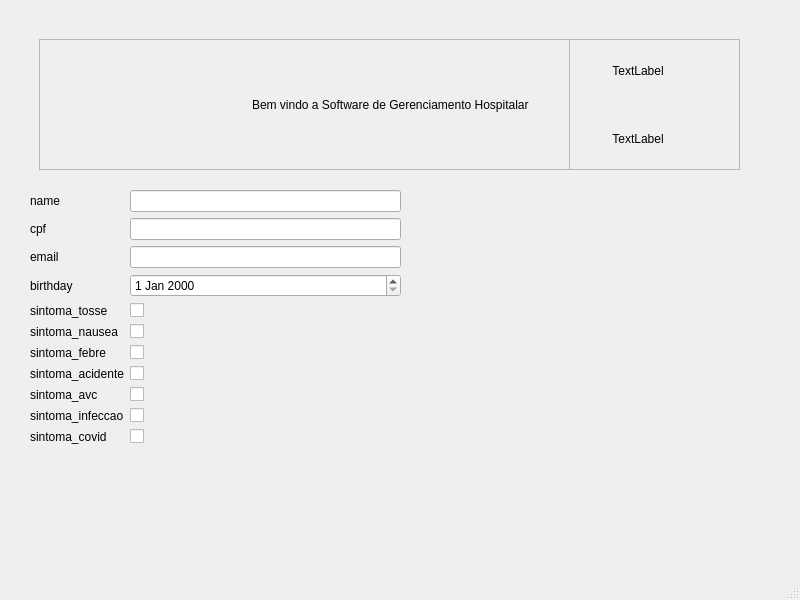
<?xml version="1.0" encoding="UTF-8"?>
<ui version="4.0">
 <class>MainWindow</class>
 <widget class="QMainWindow" name="MainWindow">
  <property name="geometry">
   <rect>
    <x>0</x>
    <y>0</y>
    <width>800</width>
    <height>600</height>
   </rect>
  </property>
  <property name="windowTitle">
   <string>MainWindow</string>
  </property>
  <widget class="QWidget" name="centralwidget">
   <widget class="QWidget" name="horizontalLayoutWidget">
    <property name="geometry">
     <rect>
      <x>40</x>
      <y>40</y>
      <width>701</width>
      <height>130</height>
     </rect>
    </property>
    <layout class="QHBoxLayout" name="greetLayout">
     <item>
      <widget class="QLabel" name="imglabel">
       <property name="text">
        <string/>
       </property>
       <property name="pixmap">
        <pixmap resource="resource.qrc">:/images/logo.png</pixmap>
       </property>
      </widget>
     </item>
     <item>
      <widget class="QLabel" name="greetlabel">
       <property name="text">
        <string>Bem vindo a Software de Gerenciamento Hospitalar</string>
       </property>
      </widget>
     </item>
     <item>
      <layout class="QVBoxLayout" name="verticalLayout">
       <item>
        <widget class="QLabel" name="date">
         <property name="text">
          <string>TextLabel</string>
         </property>
         <property name="alignment">
          <set>Qt::AlignmentFlag::AlignCenter</set>
         </property>
        </widget>
       </item>
       <item>
        <widget class="QLabel" name="clock">
         <property name="text">
          <string>TextLabel</string>
         </property>
         <property name="alignment">
          <set>Qt::AlignmentFlag::AlignCenter</set>
         </property>
        </widget>
       </item>
      </layout>
     </item>
    </layout>
   </widget>
   <widget class="QFrame" name="frame">
    <property name="geometry">
     <rect>
      <x>39</x>
      <y>39</y>
      <width>701</width>
      <height>131</height>
     </rect>
    </property>
    <property name="frameShape">
     <enum>QFrame::Shape::StyledPanel</enum>
    </property>
    <property name="frameShadow">
     <enum>QFrame::Shadow::Raised</enum>
    </property>
    <widget class="QFrame" name="frame_2">
     <property name="geometry">
      <rect>
       <x>530</x>
       <y>-1</y>
       <width>241</width>
       <height>141</height>
      </rect>
     </property>
     <property name="frameShape">
      <enum>QFrame::Shape::StyledPanel</enum>
     </property>
     <property name="frameShadow">
      <enum>QFrame::Shadow::Raised</enum>
     </property>
    </widget>
   </widget>
   <widget class="QWidget" name="formLayoutWidget">
    <property name="geometry">
     <rect>
      <x>30</x>
      <y>190</y>
      <width>371</width>
      <height>321</height>
     </rect>
    </property>
    <layout class="QFormLayout" name="formLayout">
     <item row="0" column="0">
      <widget class="QLabel" name="nameLabel">
       <property name="text">
        <string>name</string>
       </property>
      </widget>
     </item>
     <item row="0" column="1">
      <widget class="QLineEdit" name="nameLineEdit"/>
     </item>
     <item row="1" column="0">
      <widget class="QLabel" name="cpfLabel">
       <property name="text">
        <string>cpf</string>
       </property>
      </widget>
     </item>
     <item row="1" column="1">
      <widget class="QLineEdit" name="cpfLineEdit"/>
     </item>
     <item row="2" column="0">
      <widget class="QLabel" name="emailLabel">
       <property name="text">
        <string>email</string>
       </property>
      </widget>
     </item>
     <item row="2" column="1">
      <widget class="QLineEdit" name="emailLineEdit"/>
     </item>
     <item row="3" column="0">
      <widget class="QLabel" name="birthdayLabel">
       <property name="text">
        <string>birthday</string>
       </property>
      </widget>
     </item>
     <item row="3" column="1">
      <widget class="QDateEdit" name="birthdayDateEdit"/>
     </item>
     <item row="4" column="0">
      <widget class="QLabel" name="sintoma_tosseLabel">
       <property name="text">
        <string>sintoma_tosse</string>
       </property>
      </widget>
     </item>
     <item row="4" column="1">
      <widget class="QCheckBox" name="sintoma_tosseCheckBox"/>
     </item>
     <item row="5" column="0">
      <widget class="QLabel" name="sintoma_nauseaLabel">
       <property name="text">
        <string>sintoma_nausea</string>
       </property>
      </widget>
     </item>
     <item row="5" column="1">
      <widget class="QCheckBox" name="sintoma_nauseaCheckBox"/>
     </item>
     <item row="6" column="0">
      <widget class="QLabel" name="sintoma_febreLabel">
       <property name="text">
        <string>sintoma_febre</string>
       </property>
      </widget>
     </item>
     <item row="6" column="1">
      <widget class="QCheckBox" name="sintoma_febreCheckBox"/>
     </item>
     <item row="7" column="0">
      <widget class="QLabel" name="sintoma_acidenteLabel">
       <property name="text">
        <string>sintoma_acidente</string>
       </property>
      </widget>
     </item>
     <item row="7" column="1">
      <widget class="QCheckBox" name="sintoma_acidenteCheckBox"/>
     </item>
     <item row="8" column="0">
      <widget class="QLabel" name="sintoma_avcLabel">
       <property name="text">
        <string>sintoma_avc</string>
       </property>
      </widget>
     </item>
     <item row="8" column="1">
      <widget class="QCheckBox" name="sintoma_avcCheckBox"/>
     </item>
     <item row="9" column="0">
      <widget class="QLabel" name="sintoma_infeccaoLabel">
       <property name="text">
        <string>sintoma_infeccao</string>
       </property>
      </widget>
     </item>
     <item row="9" column="1">
      <widget class="QCheckBox" name="sintoma_infeccaoCheckBox"/>
     </item>
     <item row="10" column="0">
      <widget class="QLabel" name="sintoma_covidLabel">
       <property name="text">
        <string>sintoma_covid</string>
       </property>
      </widget>
     </item>
     <item row="10" column="1">
      <widget class="QCheckBox" name="sintoma_covidCheckBox"/>
     </item>
    </layout>
   </widget>
  </widget>
  <widget class="QMenuBar" name="menubar">
   <property name="geometry">
    <rect>
     <x>0</x>
     <y>0</y>
     <width>800</width>
     <height>23</height>
    </rect>
   </property>
  </widget>
  <widget class="QStatusBar" name="statusbar"/>
 </widget>
 <resources>
  <include location="resource.qrc"/>
 </resources>
 <connections/>
</ui>
